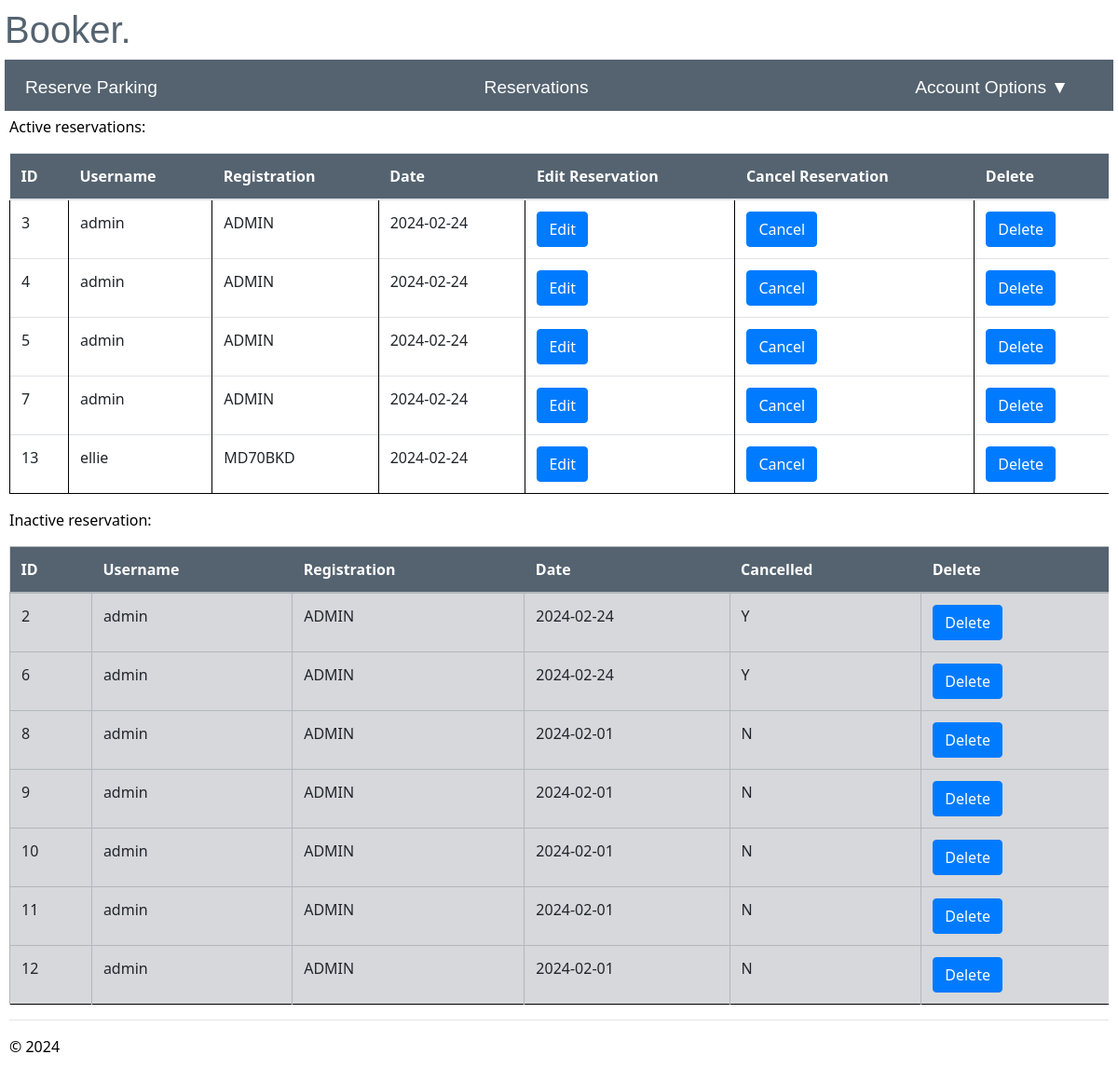
The app's page /reservations (signed in), older data.
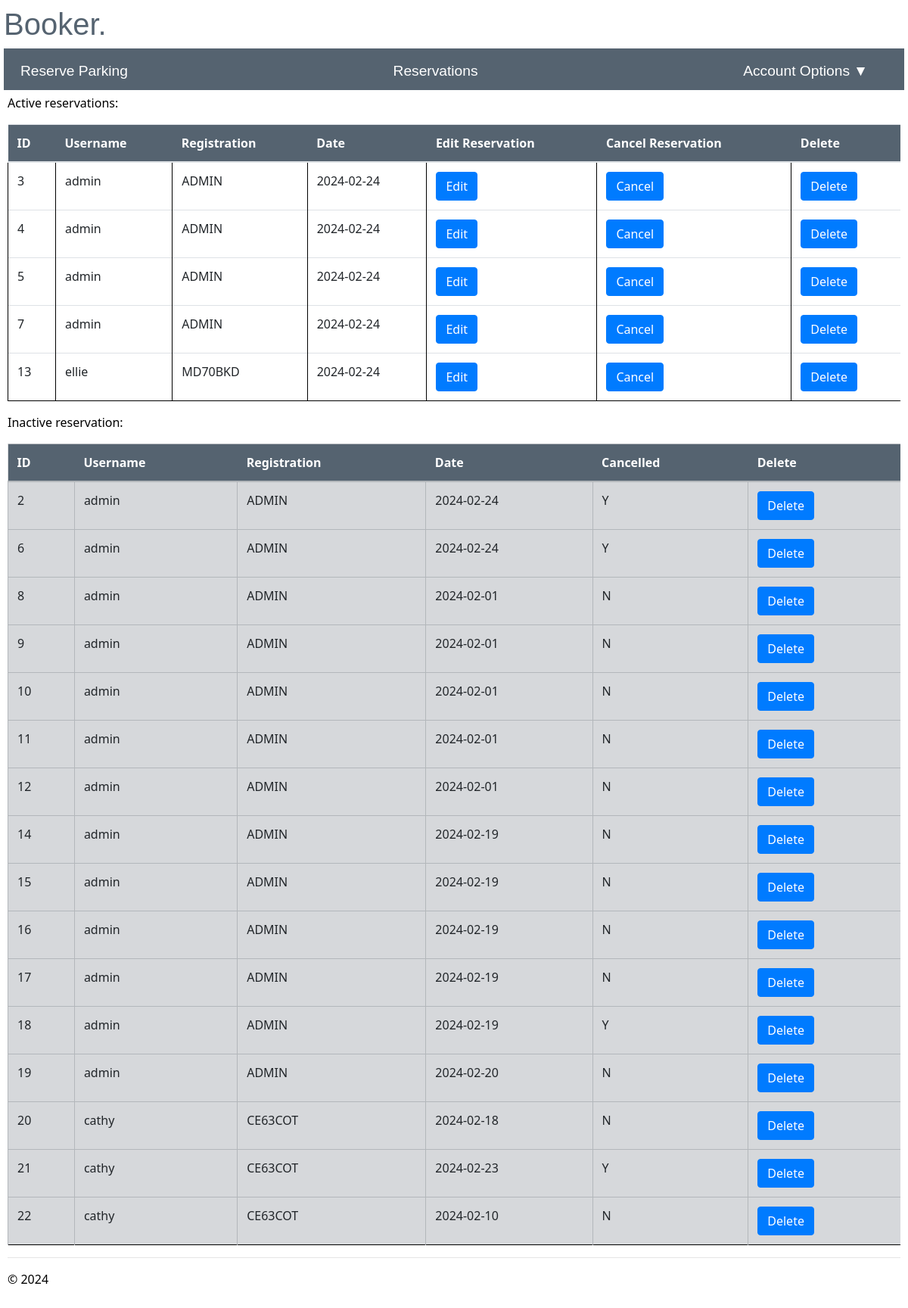
The same page, newer data.
### app/models/models.py (models this page shows)
class reserve(db.Model):
    __tablename__ = 'reserve'
    id = db.Column(db.Integer, primary_key=True, nullable=False)
    username = db.Column(db.String(20), db.ForeignKey('user.id'), nullable=False)
    registration = db.Column(db.String(9), nullable=False)
    date = db.Column(db.Integer,nullable=False)
    cancelled = db.Column(db.String(1), nullable=False, default='N')

### app/main/routes.py (the view, shortened to what this page needs)
@bp.route("/reservations")
@login_required
def reservations():
    if current_user.authorised =='Y':
        if current_user.role =='admin':
            active_reservations = reserve.query.filter(reserve.cancelled == 'N', reserve.date >= func.current_date()).all()
            inactive_reservations = reserve.query.filter(or_(reserve.cancelled == 'Y', reserve.date < func.current_date())).all()
            current_app.logger.info('Username: %s accessed reservations', current_user.username)
        return render_template("reservations.html", active_reservations=active_reservations, inactive_reservations=inactive_reservations)
    else:
        current_app.logger.warning('Username: %s attempted to access reservations when they are not authorised', current_user.username)
        return render_template("unauthorised.html")

### app/__init__.py (called while the page is built)
def create_app(config_class=Config):
    app = Flask(__name__)
    app.config.from_object(config_class)
    db.init_app(app)
    login_manager.init_app(app)
    app.logger.setLevel(logging.INFO)
    handler = RotatingFileHandler('app.log', maxBytes=10240, backupCount=10)
    handler.setLevel(logging.INFO)
    formatter = logging.Formatter('%(asctime)s - %(levelname)s - %(message)s', datefmt='%Y-%m-%d %H:%M:%S')
    handler.setFormatter(formatter)
    app.logger.addHandler(handler)
    from app.main import bp as main_bp
    app.register_blueprint(main_bp)
    from app.user import bp as user_bp
    app.register_blueprint(user_bp)
    from app.admin import bp as admin_bp
    app.register_blueprint(admin_bp)
    @login_manager.user_loader
    def load_user(user_id):
        return User.query.get(int(user_id))
    return app

### app/user/routes.py (called while the page is built)
@bp.before_app_request
def make_session_permanent():
    session.permanent = True
    current_app.permanent_session_lifetime = timedelta(seconds=30)

### app/main/templates/reservations.html (shortened to what this page needs)
{% extends "layout.html" %}
{% block content %}
<p>Active reservations:</p>
<table class="table table-hover">
  <thead class="active tables">
    <th>ID</th>
    <th>Username</th>
    <th>Registration</th>
    <th>Date</th>
    <th>Edit Reservation</th>
    <th>Cancel Reservation</th>
    {% if current_user.role == 'admin' %}
    <th>Delete</th>
    {% endif %}
  </thead>
  <tbody>
    {% for reservation in active_reservations %}
    <tr>
      <td>{{reservation.id}}</td>
      <td>{{reservation.username}}</td>
      <td>{{reservation.registration}}</td>
      <td>{{reservation.date}}</td>
      <td><a href='{{url_for("main.edit_reservations", id=reservation.id)}}' class='btn btn-primary'>Edit</a></td>
      <td>
        <form method="POST" action="/cancel_reservation/">
          <input type="submit" class='btn btn-primary' value='Cancel'>
        </form>
      </td>
      {% if current_user.role == 'admin' %}
      <td>
        <form method="POST" action="/delete_reservation/">
          <input type="submit" class='btn btn-primary' value="Delete" onclick='return confirm("Are you sure you want to delete this ticket?")'>
        </form>
      </td>
      {% endif %}
    </tr>
    {% endfor %}
  </tbody>
</table>
<p> Inactive reservation:</p>
<table class="table table-secondary">
  <thead class="inactive tables">
    <th>ID</th>
    <th>Username</th>
    <th>Registration</th>
    <th>Date</th>
    <th>Cancelled</th>
    {% if current_user.role == 'admin' %}
    <th>Delete</th>
    {% endif %}
  </thead>
  <tbody>
    {% for reservation in inactive_reservations %}
    <tr>
      <td>{{reservation.id}}</td>
      <td>{{reservation.username}}</td>
      <td>{{reservation.registration}}</td>
      <td>{{reservation.date}}</td>
      <td>{{reservation.cancelled}}</td>
      {% if current_user.role == 'admin' %}
      <td>
        <form method="POST" action="/delete_reservation/">
          <input type="submit" class='btn btn-primary' value="Delete" onclick='return confirm("Are you sure you want to delete this ticket?")'>
        </form>
      </td>
      {% endif %}
    </tr>
    {% endfor %}
  </tbody>
</table>
{% endblock %}

### app/main/templates/layout.html (shortened to what this page needs)
<!DOCTYPE html>
<html>
    <head>
        <link rel="stylesheet" href="https://stackpath.bootstrapcdn.com/bootstrap/4.5.2/css/bootstrap.min.css">
        <link rel="stylesheet" type="text/css" href="{{ url_for('static', filename='site.css')}}" />
    </head>
    <body>
        <div class="heading">
            <h1>Booker.</h1>
        <div class="navbar">
          <a  href="{{ url_for('main.reserve_parking') }}" class="navbar-item">Reserve Parking</a>
          <a href="{{ url_for('main.reservations') }}" class="navbar-item">Reservations</a>
          <div class="dropdown">
            <a class="navbar-item dropdown-arrow" >Account Options</a>
          </div>
        </div>
        <div class="body-content">
            {% block content %}
            {% endblock %}
            <hr/>
            <footer>
                <p>&copy; 2024</p>
            </footer>
        </div>
    </body>
</html>

### app/static/site.css (style rules this page uses)
.body-content { padding: 5px; font-family:'Segoe UI', Tahoma, Geneva, Verdana, sans-serif; color: rgb(0, 0, 0); }
.heading { display:block; flex-direction: column; justify-content: center; align-items: center; color: rgb(85, 99, 112); font-family:Arial, Helvetica, sans-serif }
.navbar { background-color: rgb(85, 99, 112); font-size: 1.2em; font-family: 'Trebuchet MS', 'Lucida Sans Unicode', 'Lucida Grande', 'Lucida Sans', Arial, sans-serif; color: white; padding: 8px 30px 2px 4px; }
.navbar-item { padding: 8px; margin: 0 10px; text-decoration: none; color: white; cursor: pointer; }
.dropdown-arrow::after { content: '\25BC'; margin-left: 5px; }
tr { border-bottom: 1px solid black; }
td { padding: 1em; border-left: 1px solid black; }
.tables { background-color: rgb(85, 99, 112); color: white; }

### app/main/templates/layout.html (style rules this page uses)
body { padding: 8px 5px 8px 5px; }

Row changes from the older to the newer data that the page shows:
added reserve: id "14", username "admin", registration "ADMIN", date "2024-02-19", cancelled "N"
added reserve: id "15", username "admin", registration "ADMIN", date "2024-02-19", cancelled "N"
added reserve: id "16", username "admin", registration "ADMIN", date "2024-02-19", cancelled "N"
added reserve: id "17", username "admin", registration "ADMIN", date "2024-02-19", cancelled "N"
added reserve: id "18", username "admin", registration "ADMIN", date "2024-02-19", cancelled "Y"
added reserve: id "19", username "admin", registration "ADMIN", date "2024-02-20", cancelled "N"
added reserve: id "20", username "cathy", registration "CE63COT", date "2024-02-18", cancelled "N"
added reserve: id "21", username "cathy", registration "CE63COT", date "2024-02-23", cancelled "Y"
added reserve: id "22", username "cathy", registration "CE63COT", date "2024-02-10", cancelled "N"
